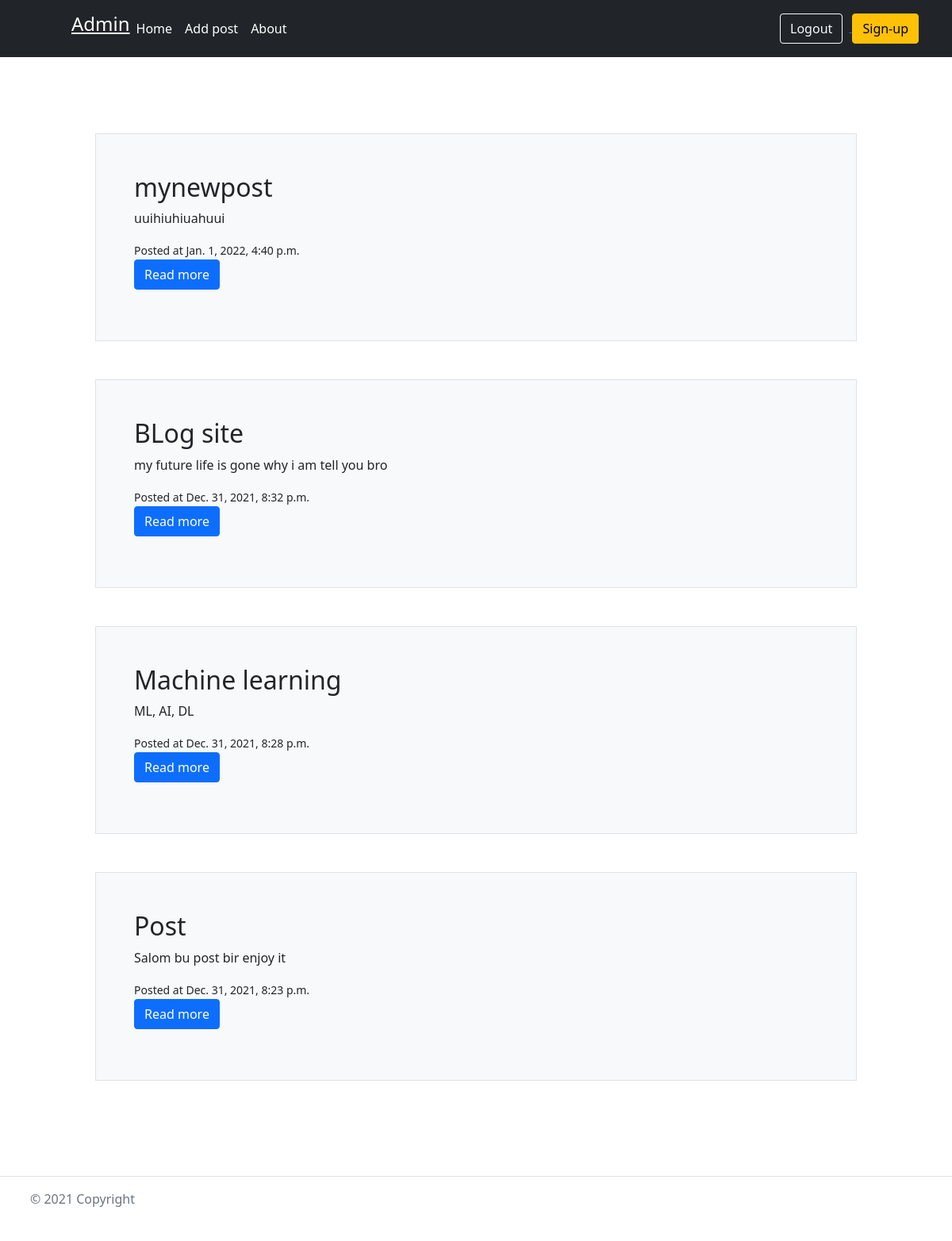
The app's page / (signed in) with its own data.
### blogapp/models.py (models this page shows, shortened)
class Post(models.Model):
    title = models.CharField(max_length=255)
    slug = models.SlugField()
    intro = models.TextField()
    body = models.TextField()
    date_added = models.DateTimeField(auto_now_add=True)
    class Meta:
        ordering = ['-date_added']

### blogapp/views.py (the view)
# urls.py: path('', index, name='home'),
def index(request):
    posts = Post.objects.all()
    context = {'posts': posts}
    return render(request, 'blogapp/index.html', context)

### blogapp/templates/blogapp/index.html (shortened to what this page needs)
{% extends 'blogapp/base.html' %}
{% block content %}
	{% for post in posts %}
		<div class="container">
			<div class="h-100 p-5 m-6 bg-light border rounded-6">
				<h2 class="">{{ post.title }}</h2>
				<p>{{ post.intro }}</p>
				<small>Posted at {{ post.date_added }}</small>
				<p>
					<a href="{% url 'post_detail' post.slug %}">
					<button class="btn btn btn-primary" type="button">Read more</button>
					</a>
				</p>
			</div>
		</div>
	{% endfor %}
{% endblock %}

### blogapp/templates/blogapp/base.html (shortened to what this page needs)
<!DOCTYPE html>
<html>
  <head>
    {% load static %}
    <link rel="stylesheet" href="https://cdn.jsdelivr.net/npm/bulma@0.9.1/css/bulma.min.css">
    <link rel="stylesheet" href="{% static 'blogapp/style.css' %}">
    <link href="https://cdn.jsdelivr.net/npm/bootstrap@5.1.3/dist/css/bootstrap.min.css" rel="stylesheet">
  </head>
  <body>
    <header class="p-3 bg-dark text-white">
      <div class="container">
        <div class="d-flex flex-wrap align-items-center justify-content-center justify-content-lg-start">
          <a href="/" class="d-flex align-items-center mb-2 mb-lg-0 text-white text-decoration-none">
            <svg class="bi me-2" width="40" height="32" role="img" aria-label="Bootstrap"><use xlink:href="#bootstrap"></use></svg>
          </a>
          <ul class="nav col-12 col-lg-auto me-lg-auto mb-2 justify-content-center mb-md-0">
            {% if request.user.is_authenticated %}
            <h4><u> {{ request.user|title }} </u></h4>
            {% else %}
            <h3><u>Who am I</u></h3>
            {% endif %}
            <li><a href="{% url 'home' %}" class="nav-link px-2 text-white">Home</a></li>
            <li><a href="{% url 'add_post' %}" class="nav-link px-2 text-white">Add post</a></li>
            <li><a href="#" class="nav-link px-2 text-white">About</a></li>
          </ul>
          <div class="text-end">
            {% if request.user.is_authenticated %}
            <a href="{% url 'logout' %}">
              <button type="button" class="btn btn-outline-light me-2">Logout</button>
            </a>
            {% else %}
            <a href="{% url 'login' %}">
              <button type="button" class="btn btn-outline-light me-2">Login</button>
            </a>
            {% endif %}
            <a href="{% url 'register' %}">
              <button type="button" class="btn btn-warning">Sign-up</button>
            </a>
          </div>
        </div>
      </div>
    </header>
    <section class="section">
      <div class="container">
        {% block content %}
        {% endblock %}
      </div>
    </section>
    <footer class="d-flex flex-wrap justify-content-between align-items-center py-3 my-4 border-top">
      <div class="col-md-4 d-flex align-items-center">
        <a href="/" class="mb-3 me-2 mb-md-0 text-muted text-decoration-none lh-1">
          <svg class="bi" width="30" height="24"><use xlink:href="#bootstrap"></use></svg>
        </a>
        <span class="text-muted">© 2021 Copyright</span>
      </div>
      <ul class="nav col-md-4 justify-content-end list-unstyled d-flex">
        <li class="ms-3"><a class="text-muted" href="#"><svg class="bi" width="24" height="24"><use xlink:href="#twitter"></use></svg></a></li>
        <li class="ms-3"><a class="text-muted" href="#"><svg class="bi" width="24" height="24"><use xlink:href="#instagram"></use></svg></a></li>
        <li class="ms-3"><a class="text-muted" href="#"><svg class="bi" width="24" height="24"><use xlink:href="#facebook"></use></svg></a></li>
      </ul>
    </footer>
  </body>
</html>

### records on screen
Post: title "mynewpost", intro "uuihiuhiuahuui", date_added "Jan. 1, 2022, 4:40 p.m."
Post: title "BLog site", intro "my future life is gone why i am tell you bro", date_added "Dec. 31, 2021, 8:32 p.m."
Post: title "Machine learning", intro "ML, AI, DL", date_added "Dec. 31, 2021, 8:28 p.m."
Post: title "Post", intro "Salom bu post bir enjoy it", date_added "Dec. 31, 2021, 8:23 p.m."

### other values on screen
{{ request.user|title }} "Admin"
